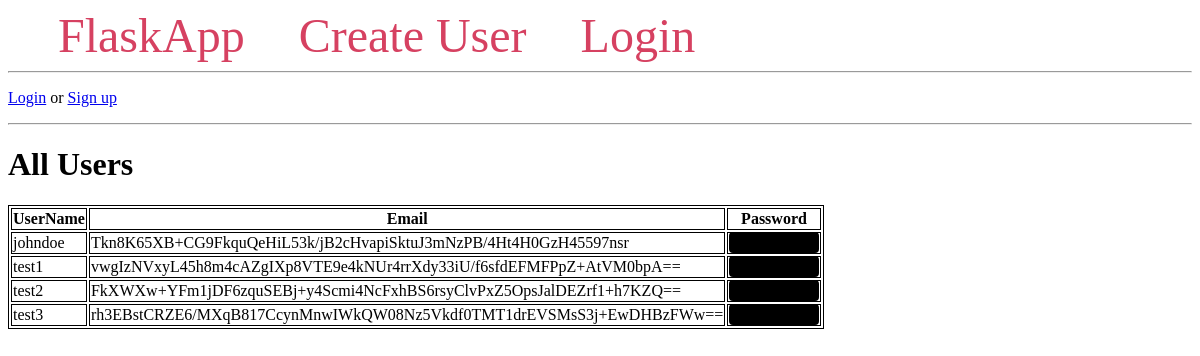
The page / on the database its author committed.
### tables this page shows
CREATE TABLE users(
    user_id INTEGER PRIMARY KEY AUTOINCREMENT,
    user_name TEXT NOT NULL UNIQUE,
    email TEXT NOT NULL UNIQUE,
    password TEXT NOT NULL,
    created_at TIMESTAMP DEFAULT CURRENT_TIMESTAMP
);

### app.py (the view)
@app.route('/')
def index():
    conn = get_db_connection()
    all_users = conn.execute('SELECT * FROM users').fetchall()
    conn.close()
    decrypted_users = []
    for user in all_users:
        user_dict = dict(user)
        user_dict['user_name'] = user['user_name']  # convert Row object to dictionary
        user_dict['password'] = user['password']
        if user and (user['user_name'] == session.get('username')):
            user_dict['email'] = AES_DECRYPT(user['email'], global_key)
        else:
            user_dict['email'] = user['email']
        decrypted_users.append(user_dict)
    return render_template('index.html', all_users=decrypted_users)

### app.py (called while the page is built)
def get_db_connection():
    conn = sqlite3.connect('database.db')
    conn.row_factory = sqlite3.Row
    return conn

### templates/index.html
{% extends 'base.html' %}
{% block content %}
    <h1>{% block title %} All Users {% endblock %}</h1>
    <table>
        <tr>
            <th>UserName</th>
            <th>Email</th>
            <th>Password</th>
        </tr>
        {% for user in all_users %}
            <tr>
                <td>{{ user['user_name'] }}</td>
                <td>{{ user['email'] }}</td>
                <td><span class="hidden-password" title = "{{ user['password'] }}">■■■■■■■■</span></td>
            </tr>
        {% endfor %}
    </table>
{% endblock %}

### templates/base.html (shortened to what this page needs)
<!DOCTYPE html>
<html lang="en">
<head>
</head>
<body>
    <nav>
        <a href="{{ url_for('index') }}">FlaskApp</a>
        <a href="{{ url_for('create_account') }}">Create User</a>
        <a href="{{ url_for('login') }}">Login</a>
    </nav>
    <hr>
        {% if session.get('username') %}
            <p>Welcome, {{ session.username }}! <a href="{{ url_for('logout') }}">Logout</a></p>
        {% else %}
            <p><a href="{{ url_for('login') }}">Login</a> or <a href="{{ url_for('create_account') }}">Sign up</a></p>
        {% endif %}
    <hr>
    <div class="content">
        {% block content %} {% endblock %}
    </div>
</body>
</html>

### templates/base.html (style rules this page uses)
nav a { color: #d64161; font-size: 3em; margin-left: 50px; text-decoration: none; }
table, th, td { border: 1px solid black; }
.hidden-password { background-color: black; color: black; padding: 2px 6px; border-radius: 4px; cursor: help; }

### rows shown on the page
users: user_name "johndoe", email "Tkn8K65XB+CG9FkquQeHiL53k/jB2cHvapiSktuJ3mNzPB/4Ht4H0GzH45597nsr"
users: user_name "test1", email "vwgIzNVxyL45h8m4cAZgIXp8VTE9e4kNUr4rrXdy33iU/f6sfdEFMFPpZ+AtVM0bpA=="
users: user_name "test2", email "FkXWXw+YFm1jDF6zquSEBj+y4Scmi4NcFxhBS6rsyClvPxZ5OpsJalDEZrf1+h7KZQ=="
users: user_name "test3", email "rh3EBstCRZE6/MXqB817CcynMnwIWkQW08Nz5Vkdf0TMT1drEVSMsS3j+EwDHBzFWw=="
